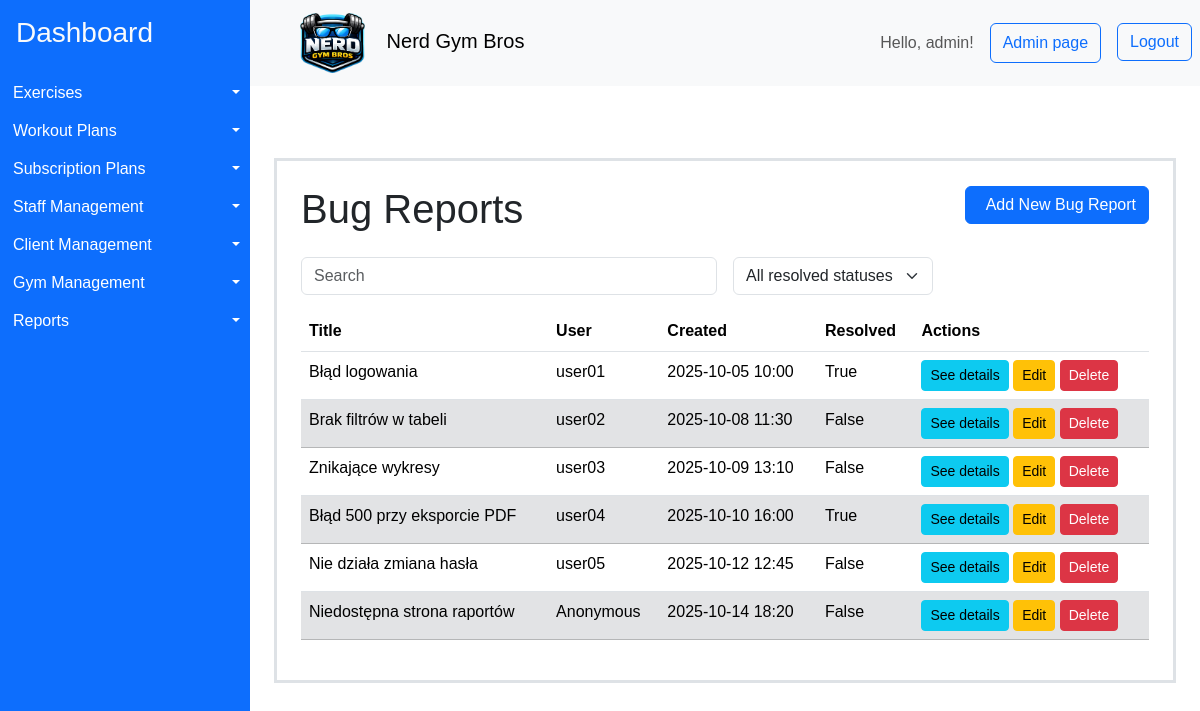
/bug-reports/ (signed in), run on the app's committed database.
### gymApp/models/additional.py (models this page shows, shortened)
class BugReport(models.Model):
    user = models.ForeignKey(User, on_delete=models.CASCADE, null=True, blank=True)
    title = models.CharField(max_length=200)
    description = models.TextField()
    created_at = models.DateTimeField(auto_now_add=True)
    resolved_at = models.DateTimeField(null=True, blank=True)
    screenshot = models.ImageField(upload_to="bug_screenshots/", null=True, blank=True)
    resolved = models.BooleanField(default=False)
    class Meta:
        indexes = [
            models.Index(fields=["user"]),
            models.Index(fields=["resolved"]),
            models.Index(fields=["created_at"]),
        ]

### gymApp/views/admin_page.py (the view)
class BugReportListView(LoginRequiredMixin, PermissionRequiredMixin, ListView):
    model = BugReport
    template_name = "gymApp/bug_report/list.html"
    context_object_name = "bug_reports"
    permission_required = "gymApp.view_bugreport"
    raise_exception = True

### gymApp/templates/gymApp/bug_report/list.html (shortened to what this page needs)
{% extends "gymApp/layout.html" %}
{% load bootstrap_icons %}
{% load static %}
{% block content %}
<div class="container mt-5 p-4 border border-3" >
    <div class="d-flex justify-content-between align-items-center mb-3">
        <h1>Bug Reports</h1>
        <a href="{% url 'bug_report_create' %}" class="btn btn-primary mb-3">
            <span class="ms-2">Add New Bug Report</span>
        </a>
    </div>
    <div class="row g-3 mb-3">
        <div class="col-md-6">
            <input id="searchInput" type="text" class="form-control" placeholder="Search">
        </div>
        <div class="col-md-3">
            <select id="resolvedFilter" class="form-select">
                <option value="">All resolved statuses</option>
            </select>
        </div>
    </div>
    <table id="bugReportTable" class="table">
        <thead>
            <tr>
                <th scope="col">Title</th>
                <th scope="col">User</th>
                <th scope="col">Created</th>
                <th scope="col">Resolved</th>
                <th scope="col">Actions</th>
            </tr>
        </thead>
        <tbody>
    {% for report in bug_reports %}
            <tr>
                <td class="bug-title">{{ report.title }}</td>
                <td class="bug-user">{{ report.user|default:"Anonymous" }}</td>
                <td class="bug-created-at">{{ report.created_at|date:"Y-m-d H:i" }}</td>
                <td class="bug-resolved">{{ report.resolved }}</td>
                <td>
                    <a href="{% url 'bug_report_detail' report.pk %}" class="btn btn-info btn-sm">See details</a>
                    <a href="{% url 'bug_report_update' report.pk %}" class="btn btn-warning btn-sm">Edit</a>
                    <a href="{% url 'bug_report_delete' report.pk %}" class="btn btn-danger btn-sm">Delete</a>
                </td>
            </tr>
    {% empty %}
            <tr>
                <td colspan="5">No bug reports.</td>
            </tr>
    {% endfor %}
        </tbody>
    </table>
</div>
{% endblock %}

### gymApp/templates/gymApp/layout.html (shortened to what this page needs)
{% load bootstrap_icons %}
{% load static %}
<!DOCTYPE html>
<html>
    <head>
        <link href="https://cdn.jsdelivr.net/npm/bootstrap@5.3.8/dist/css/bootstrap.min.css" rel="stylesheet">
        <link rel="stylesheet" href="{% static 'styles/styles.css' %}">
    </head>
    <body>
    <div class="container-fluid layout d-flex flex-row p-0">
      <aside class="sidebar bg-primary" id="sidebar">
        <a class="d-block h3 pt-3 ps-3 link-light link-underline-opacity-0" href="{% url 'home'%}">Dashboard</a>
        <ul class="list-group mt-4" style="white-space: nowrap;" >
          {% if perms.gymApp.view_exercise %}
            <li class="d-flex  btn-group" >
              <a href="{% url 'exercise_list' %}" class="d-block text-start btn btn-primary rounded-0 flex-grow-1 "> {% bs_icon 'person-walking' size='1.25em'  %} Exercises</a>
              <button type="button" class="d-block btn btn-primary rounded-0 dropdown-toggle dropdown-toggle-split flex-grow-0 flex-shrink-0 " data-bs-toggle="dropdown" aria-expanded="false">
              </button>
            </li>
          {% endif %}
          {% if perms.gymApp.view_workoutplan %}
            <li class="d-flex  btn-group">
              <a href="{% url 'workout_plan_list' %}" class="d-block text-start btn btn-primary rounded-0 flex-grow-1 "> {% bs_icon 'list-check' size='1.25em'  %} Workout Plans</a>
              <button type="button" class="d-block btn btn-primary rounded-0 dropdown-toggle dropdown-toggle-split flex-grow-0 flex-shrink-0 " data-bs-toggle="dropdown" aria-expanded="false">
              </button>
            </li>
          {% endif %}
          {% if perms.gymApp.view_subscriptionplan %}
            <li class="d-flex  btn-group">
              <a href="{% url 'subscription_plan_list' %}" class="d-block text-start btn btn-primary rounded-0 flex-grow-1 "> {% bs_icon 'currency-dollar' size='1.25em'  %} Subscription Plans</a>
              <button type="button" class="d-block btn btn-primary rounded-0 dropdown-toggle dropdown-toggle-split flex-grow-0 flex-shrink-0 " data-bs-toggle="dropdown" aria-expanded="false">
              </button>
            </li>
          {% endif %}
          {% if user.is_superuser %}
          <li class="d-flex  btn-group">
            <a href="{% url 'staff_list' %}" class="d-block text-start btn btn-primary rounded-0 flex-grow-1 "> {% bs_icon 'hammer' size='1.25em'  %} Staff Management</a>
            <button type="button" class="d-block btn btn-primary rounded-0 dropdown-toggle dropdown-toggle-split flex-grow-0 flex-shrink-0 " data-bs-toggle="dropdown" aria-expanded="false">
            </button>
          </li>
          {% endif %}
          {% if perms.gymApp.view_clientprofile %}
          <li class="d-flex  btn-group">
            <a href="{% url 'client_list' %}" class="d-block text-start btn btn-primary rounded-0 flex-grow-1 "> {% bs_icon 'people-fill' size='1.25em'  %} Client Management</a>
            <button type="button" class="d-block btn btn-primary rounded-0 dropdown-toggle dropdown-toggle-split flex-grow-0 flex-shrink-0 " data-bs-toggle="dropdown" aria-expanded="false">
            </button>
          </li>
          {% endif %}
          {% if perms.gymApp.view_gym %}
          <li class="d-flex  btn-group">
            <a href="{% url 'gym_list' %}" class="d-block text-start btn btn-primary rounded-0 flex-grow-1 "> {% bs_icon 'houses-fill' size='1.25em'  %} Gym Management</a>
            <button type="button" class="d-block btn btn-primary rounded-0 dropdown-toggle dropdown-toggle-split flex-grow-0 flex-shrink-0 " data-bs-toggle="dropdown" aria-expanded="false">
            </button>
          </li>
          {% endif %}
          <li class="d-flex  btn-group">
            <a href="{% url 'reports' %}" class="d-block text-start btn btn-primary rounded-0 flex-grow-1 "> {% bs_icon 'file-earmark-bar-graph-fill' size='1.25em'  %} Reports</a>
            <button type="button" class="d-block btn btn-primary rounded-0 dropdown-toggle dropdown-toggle-split flex-grow-0 flex-shrink-0 " data-bs-toggle="dropdown" aria-expanded="false">
            </button>
          </li>
        </ul>
      </aside>
      <div class="content container-fluid p-0">
        <nav class="navbar navbar-light bg-light p-2">
          <div class="d-flex align-items-center">
          <button class="btn toggle-btn" id="toggleBtn">{% bs_icon 'list' size='1.75em' color='blue' %}</button>
          <span class="navbar-brand mb-0 h1 ms-3"><img class="me-3" src="{% static 'assets/icons/logo.png' %}" alt="Nerd Gym Bros Logo" style="height: 3em;"> Nerd Gym Bros </span>
          </div>
          <div class="d-flex">
          <span class=" navbar-text me-3"> Hello, {{ user.username }}! </span>
          {% if user.is_superuser %}
            <button class="btn btn-outline-primary me-3" onclick="location.href='{% url 'admin:index' %}'">Admin page</button>
          {% endif %}
          <form method="post" action="{% url 'logout' %}">
              <button type="submit" class="btn btn-outline-primary">Logout</button>
          </form>
          </div>
        </nav>
        <main class='p-4'>
            {% block content %}{% endblock %}
        </main>
      </div>
    </div>
    </body>
</html>

### gymApp/static/styles/styles.css (style rules this page uses)
* { box-sizing: border-box; }
body { box-sizing: border-box; margin: 0; font-family: sans-serif; }
.layout { min-height: 100vh; }
.sidebar { overflow:hidden; transform: translateX(0); min-width: 250px; width: 250px; transition: width .15s ease-in-out; }
.toggle-btn { display: block; }

### data on the page
BugReport: title "Błąd logowania", user "user01", created_at "2025-10-05 10:00", resolved "True"
BugReport: title "Brak filtrów w tabeli", user "user02", created_at "2025-10-08 11:30", resolved "False"
BugReport: title "Znikające wykresy", user "user03", created_at "2025-10-09 13:10", resolved "False"
BugReport: title "Błąd 500 przy eksporcie PDF", user "user04", created_at "2025-10-10 16:00", resolved "True"
BugReport: title "Nie działa zmiana hasła", user "user05", created_at "2025-10-12 12:45", resolved "False"
BugReport: title "Niedostępna strona raportów", user "Anonymous", created_at "2025-10-14 18:20", resolved "False"

### other printed values
{{ user.username }} "admin"
